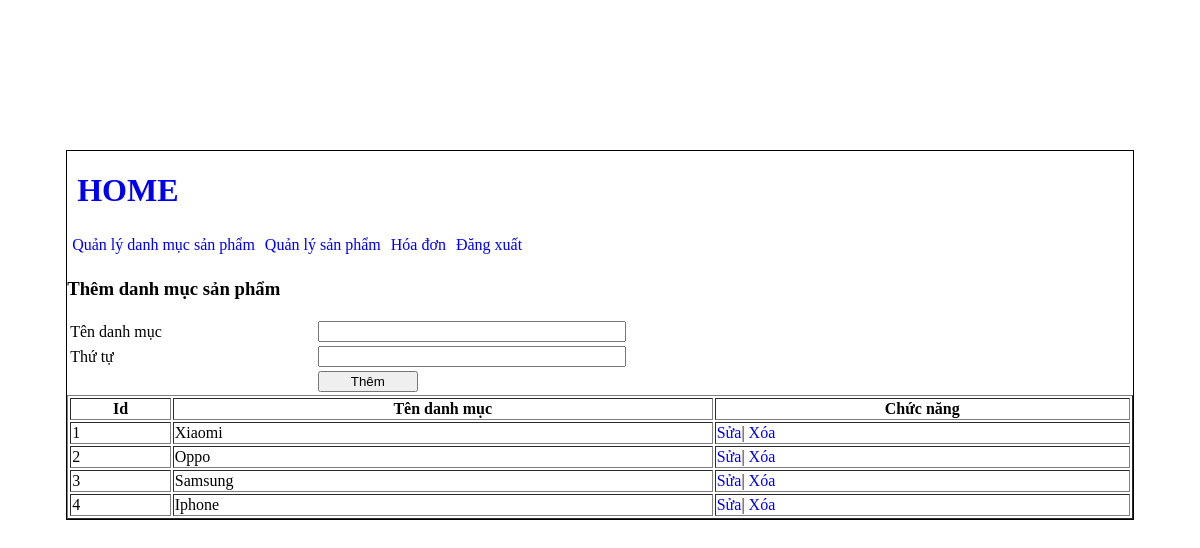
Screenshot of /admin/include.php?action=quanlydanhmucsanpham&chucnang=them with the database file from the repository.
### tables this page shows
CREATE TABLE `danhmuc` (
  `id_danhmuc` int(11) NOT NULL,
  `tendanhmuc` varchar(255) NOT NULL,
  `thutu` int(11) NOT NULL
);

### admin/modules/quanlydanhmucsp/lietke.php (the view)
<?php
    $sql_lietke = "SELECT * FROM danhmuc ORDER BY thutu DESC";
    $result = mysqli_query($mysqli,$sql_lietke);
?>
<table border="1" style="width:100%;">
  <tr>
    <th>Id</th>
    <th>Tên danh mục</th>
    <th>Chức năng</th>
</tr>
<?php
$i='';
while($row = mysqli_fetch_array($result)){
    $i++;
?>
<tr>
    <td><?php echo $i ?></td>
    <td><?php echo $row['tendanhmuc'] ?></td>
    <td><a href="include.php?action=quanlydanhmucsanpham&chucnang=sua&id_danhmuc=<?php echo $row['id_danhmuc'] ?>">Sửa</a>|
    <a href="modules/quanlydanhmucsp/xuly.php?id_danhmuc=<?php echo $row['id_danhmuc']?>">Xóa</a></td>
  </tr>
    <?php
    }
    ?>
</table>

### admin/include.php (style rules this page uses)
a { text-decoration: none; }

### rows the page displays
danhmuc: tendanhmuc "Xiaomi"
danhmuc: tendanhmuc "Oppo"
danhmuc: tendanhmuc "Samsung"
danhmuc: tendanhmuc "Iphone"
